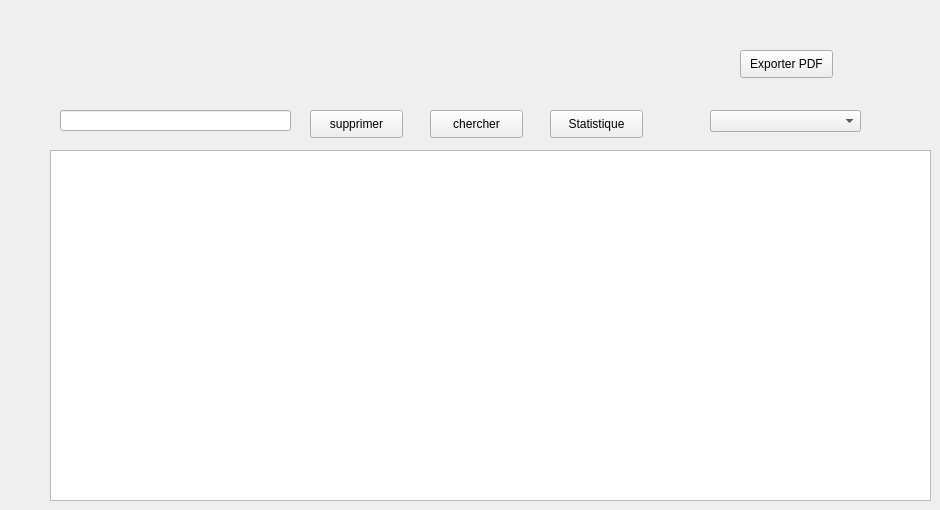
       <widget class="QWidget" name="tab_13">
        <attribute name="title">
         <string>Liste de Commandes</string>
        </attribute>
        <widget class="QTableView" name="Commandelist">
         <property name="geometry">
          <rect>
           <x>50</x>
           <y>150</y>
           <width>881</width>
           <height>351</height>
          </rect>
         </property>
        </widget>
        <widget class="QPushButton" name="supco">
         <property name="geometry">
          <rect>
           <x>310</x>
           <y>110</y>
           <width>93</width>
           <height>28</height>
          </rect>
         </property>
         <property name="text">
          <string>supprimer</string>
         </property>
        </widget>
        <widget class="QLineEdit" name="idsup">
         <property name="geometry">
          <rect>
           <x>60</x>
           <y>110</y>
           <width>231</width>
           <height>21</height>
          </rect>
         </property>
         <property name="text">
          <string/>
         </property>
        </widget>
        <widget class="QPushButton" name="chercherC">
         <property name="geometry">
          <rect>
           <x>430</x>
           <y>110</y>
           <width>93</width>
           <height>28</height>
          </rect>
         </property>
         <property name="text">
          <string>chercher</string>
         </property>
        </widget>
        <widget class="QPushButton" name="statistique_2">
         <property name="geometry">
          <rect>
           <x>550</x>
           <y>110</y>
           <width>93</width>
           <height>28</height>
          </rect>
         </property>
         <property name="text">
          <string>Statistique</string>
         </property>
        </widget>
        <widget class="QComboBox" name="comboBox_4">
         <property name="geometry">
          <rect>
           <x>710</x>
           <y>110</y>
           <width>151</width>
           <height>22</height>
          </rect>
         </property>
         <item>
          <property name="text">
           <string/>
          </property>
         </item>
         <item>
          <property name="text">
           <string>Date commande ascendant</string>
          </property>
         </item>
         <item>
          <property name="text">
           <string>Date commande descandant</string>
          </property>
         </item>
         <item>
          <property name="text">
           <string>Date de livraison ascendant</string>
          </property>
         </item>
         <item>
          <property name="text">
           <string>Date de livraison descandant</string>
          </property>
         </item>
        </widget>
        <widget class="QPushButton" name="exportpdf">
         <property name="geometry">
          <rect>
           <x>740</x>
           <y>50</y>
           <width>93</width>
           <height>28</height>
          </rect>
         </property>
         <property name="text">
          <string>Exporter PDF</string>
         </property>
        </widget>
       </widget>
